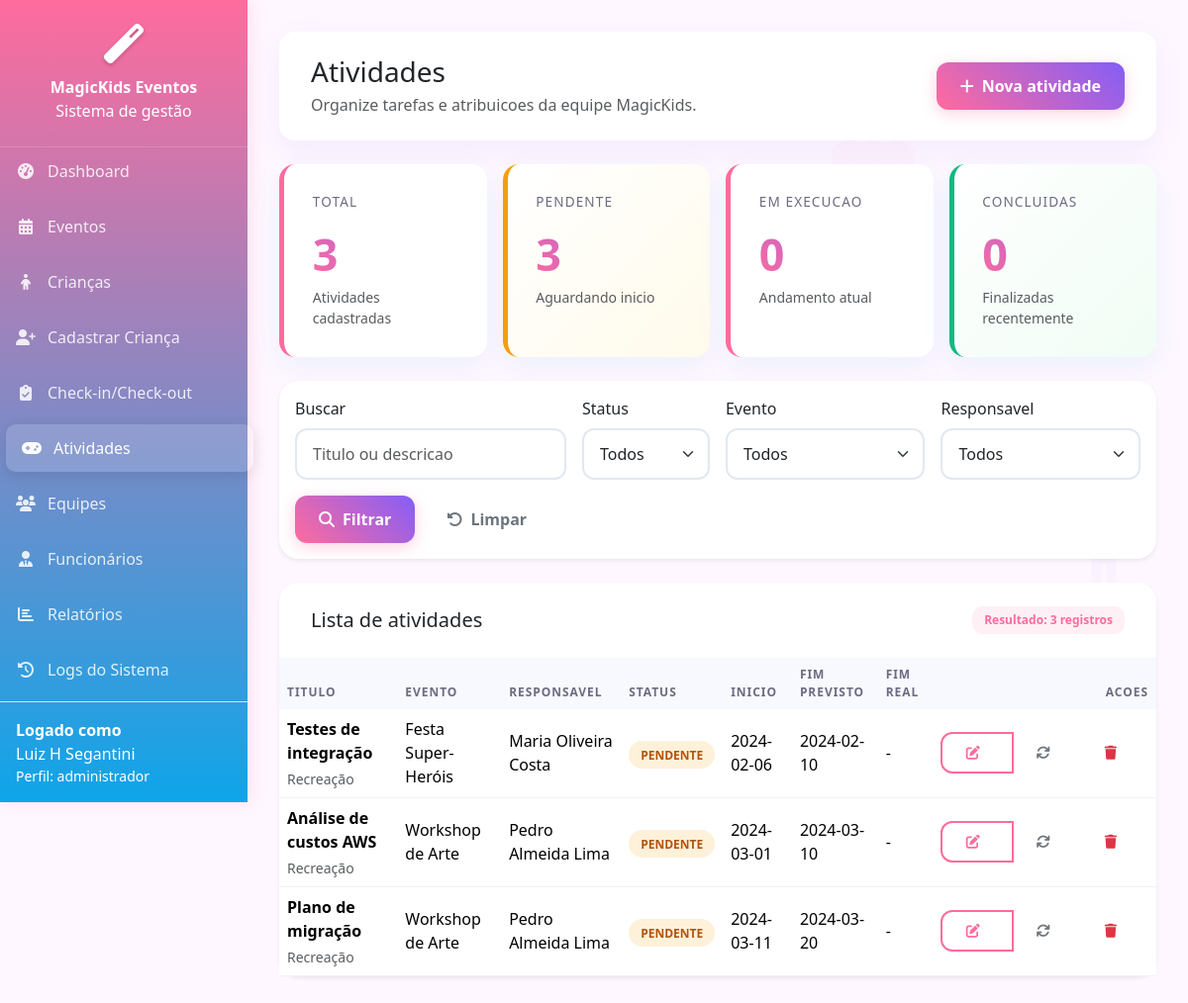
The page /models/atividades.php (signed in) on the database as committed earlier.
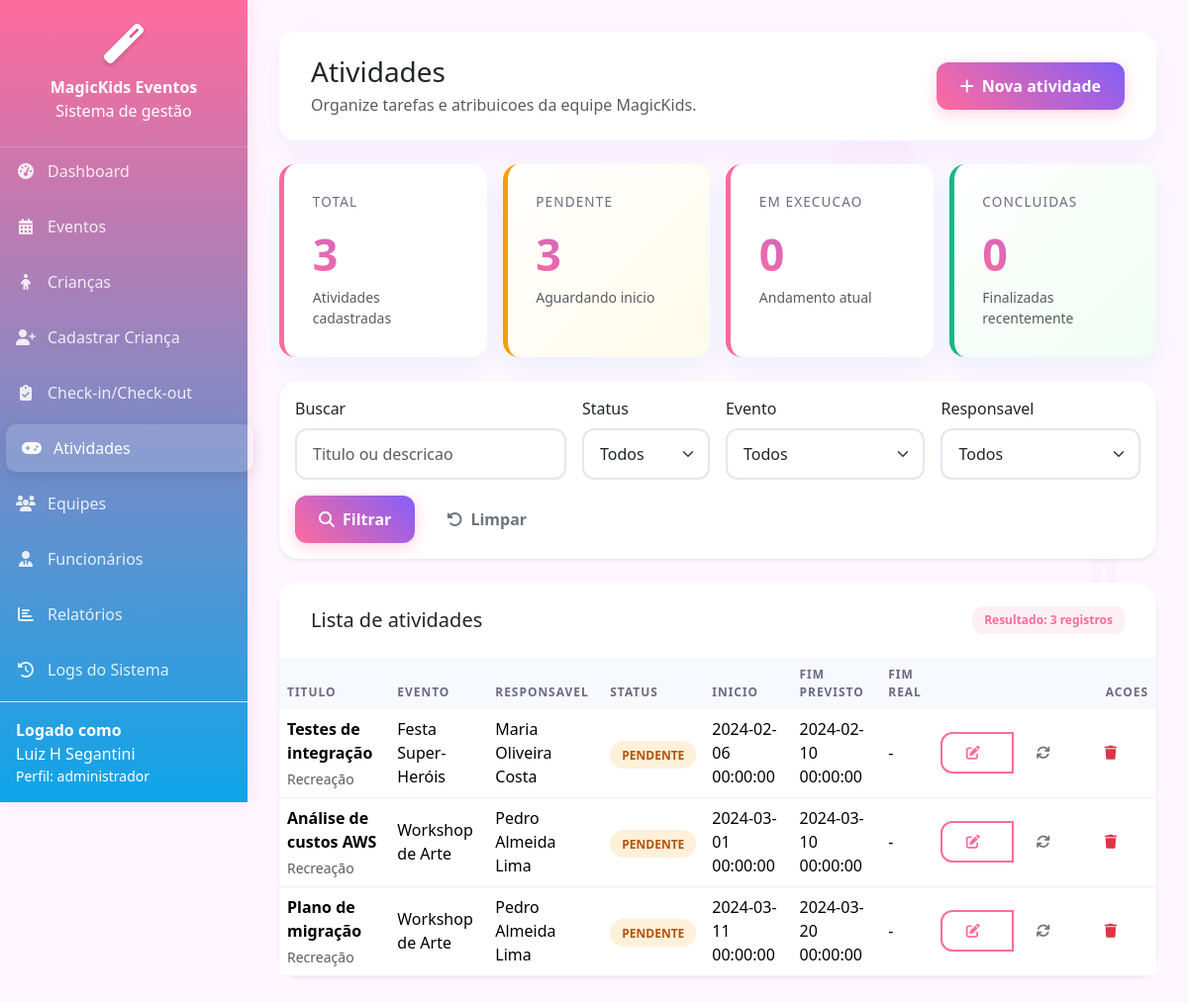
The same page on the database as committed later.
### tables this page shows
CREATE TABLE IF NOT EXISTS `usuarios` (
  `id` int(11) NOT NULL AUTO_INCREMENT,
  `nome_completo` varchar(255) NOT NULL,
  `cpf` varchar(14) NOT NULL,
  `email` varchar(255) NOT NULL,
  `cargo` varchar(100) DEFAULT NULL,
  `login` varchar(50) NOT NULL,
  `senha` varchar(255) NOT NULL,
  `perfil` enum('administrador','coordenador','animador','monitor','auxiliar') NOT NULL,
  `data_criacao` timestamp NOT NULL DEFAULT current_timestamp(),
  `data_atualizacao` timestamp NOT NULL DEFAULT current_timestamp() ON UPDATE current_timestamp(),
  PRIMARY KEY (`id`),
  UNIQUE KEY `cpf` (`cpf`),
  UNIQUE KEY `email` (`email`),
  UNIQUE KEY `login` (`login`)
);

CREATE TABLE IF NOT EXISTS `tarefas` (
  `id` int(11) NOT NULL AUTO_INCREMENT,
  `titulo` varchar(255) NOT NULL,
  `tipo_atividade` enum('Recreação','Alimentação','Oficina','Show','Brincadeira','Cuidados','Limpeza','Setup','Outro') DEFAULT 'Recreação',
  `descricao` text DEFAULT NULL,
  `material_necessario` text DEFAULT NULL,
  `publico_alvo` varchar(100) DEFAULT NULL,
  `evento_id` int(11) NOT NULL,
  `responsavel_id` int(11) DEFAULT NULL,
  `status` enum('pendente','em_execucao','concluida') DEFAULT 'pendente',
  `data_inicio` date DEFAULT NULL,
  `data_fim_prevista` date DEFAULT NULL,
  `data_fim_real` date DEFAULT NULL,
  `data_criacao` timestamp NOT NULL DEFAULT current_timestamp(),
  `data_atualizacao` timestamp NOT NULL DEFAULT current_timestamp() ON UPDATE current_timestamp(),
  PRIMARY KEY (`id`),
  KEY `projeto_id` (`evento_id`),
  KEY `responsavel_id` (`responsavel_id`),
  CONSTRAINT `tarefas_ibfk_1` FOREIGN KEY (`evento_id`) REFERENCES `eventos` (`id`) ON DELETE CASCADE,
  CONSTRAINT `tarefas_ibfk_2` FOREIGN KEY (`responsavel_id`) REFERENCES `usuarios` (`id`)
);

CREATE TABLE IF NOT EXISTS `eventos` (
  `id` int(11) NOT NULL AUTO_INCREMENT,
  `nome` varchar(255) NOT NULL,
  `tipo_evento` enum('Festa Infantil','Aniversário','Workshop','Acampamento','Gincana','Show Infantil','Outro') DEFAULT 'Festa Infantil',
  `faixa_etaria_min` int(3) DEFAULT 3,
  `faixa_etaria_max` int(3) DEFAULT 12,
  `capacidade_maxima` int(4) DEFAULT 50,
  `local_evento` text DEFAULT NULL,
  `duracao_horas` decimal(3,1) DEFAULT 4.0,
  `descricao` text DEFAULT NULL,
  `data_inicio` date DEFAULT NULL,
  `data_fim_evento` date DEFAULT NULL,
  `status` enum('planejado','em_andamento','concluido','cancelado') DEFAULT 'planejado',
  `coordenador_id` int(11) DEFAULT NULL,
  `data_criacao` timestamp NOT NULL DEFAULT current_timestamp(),
  `data_atualizacao` timestamp NOT NULL DEFAULT current_timestamp() ON UPDATE current_timestamp(),
  PRIMARY KEY (`id`),
  KEY `gerente_id` (`coordenador_id`),
  CONSTRAINT `eventos_ibfk_1` FOREIGN KEY (`coordenador_id`) REFERENCES `usuarios` (`id`)
);

### includes/auth.php (called while the page is built, shortened)
<?php
require_once __DIR__ . '/../config/database.php';
function validateSession() {
    if (isset($_SESSION['last_activity'])) {
        $inactive = time() - $_SESSION['last_activity'];
    }
    return true;
}
function hasPermission($permission) {
    $user_profile = $_SESSION['user_profile'];
    switch ($permission) {
        case 'admin':
        case 'administrador':
            return $user_profile === 'administrador';
        case 'coordenador':
            return in_array($user_profile, ['administrador', 'coordenador']);
    }
}
function getCurrentUser() {
    try {
        $database = new Database();
        $db = $database->getConnection();
        $query = "SELECT * FROM usuarios WHERE id = :id";
        $stmt = $db->prepare($query);
        $stmt->bindParam(':id', $_SESSION['user_id']);
        $stmt->execute();
        $user = $stmt->fetch();
        if ($user && isset($user['nome_completo'])) {
            $user['nome'] = $user['nome_completo'];
        }
        return $user;
    } catch (Exception $e) {
        error_log("Erro ao obter usuário atual: " . $e->getMessage());
        return null;
    }
}
?>

### controllers/AtividadesController.php (called while the page is built, shortened)
<?php
require_once '../config/database.php';
class AtividadesController
{
    private $conn;
    public function __construct($connection = null)
    {
        if ($connection instanceof PDO) {
            $this->conn = $connection;
        } else {
            $database = new Database();
            $this->conn = $database->getConnection();
        }
    }
    public function index(string $search = '', string $status = '', string $eventoId = '', string $responsavelId = '', int $page = 1, int $limit = 12): array
    {
        $offset = max(0, ($page - 1) * $limit);
        $params = [];
        $whereClause = '';
        $query = "SELECT
                    t.id,
                    t.titulo,
                    t.tipo_atividade,
                    t.descricao,
                    t.material_necessario,
                    t.publico_alvo,
                    t.evento_id,
                    t.responsavel_id,
                    t.status,
                    t.data_inicio,
                    t.data_fim_prevista,
                    t.data_fim_real,
                    t.data_criacao,
                    t.data_atualizacao,
                    e.nome AS evento_nome,
                    u.nome_completo AS responsavel_nome
                  FROM tarefas t
                  LEFT JOIN eventos e ON t.evento_id = e.id
                  LEFT JOIN usuarios u ON t.responsavel_id = u.id
                  $whereClause
                  ORDER BY t.data_criacao DESC
                  LIMIT :limit OFFSET :offset";
        $stmt = $this->conn->prepare($query);
        $stmt->bindValue(':limit', $limit, PDO::PARAM_INT);
        $stmt->bindValue(':offset', $offset, PDO::PARAM_INT);
        $stmt->execute();
        $atividades = $stmt->fetchAll();
        $countQuery = "SELECT COUNT(*) FROM tarefas t $whereClause";
        $countStmt = $this->conn->prepare($countQuery);
        $countStmt->execute();
        $total = (int) $countStmt->fetchColumn();
        return [
            'atividades' => $atividades ?: [],
            'total' => $total,
            'pages' => $limit > 0 ? (int) ceil($total / $limit) : 1,
            'current_page' => $page,
        ];
    }
}

### config/database.php (called while the page is built, shortened)
<?php
class Database {
    private $host = "localhost";
    private $dbname = "sistema_projetos";
    private $username = "root";
    private $password = "";
    public function getConnection() {
        $this->connection = null;
        try {
            $this->connection = new PDO(
                "mysql:host=" . $this->host . ";dbname=" . $this->dbname,
                $this->username,
                $this->password
            );
            $this->connection->setAttribute(PDO::ATTR_ERRMODE, PDO::ERRMODE_EXCEPTION);
            $this->connection->setAttribute(PDO::ATTR_DEFAULT_FETCH_MODE, PDO::FETCH_ASSOC);
            $this->connection->exec("set names utf8");
        } catch(PDOException $exception) {
            echo "Erro de conexão: " . $exception->getMessage();
            die();
        }
        return $this->connection;
    }
}
?>

### models/atividades.php (the view, shortened to what the rows shown need)
<?php
require_once '../includes/auth.php';
require_once '../controllers/AtividadesController.php';
$controller = new AtividadesController();
$currentUser = getCurrentUser();
$canManageAtividades = hasPermission('coordenador') || hasPermission('administrador');
$search = trim($_GET['search'] ?? '');
$statusFilter = $_GET['status'] ?? '';
$eventoFilter = $_GET['evento'] ?? '';
$responsavelFilter = $_GET['responsavel'] ?? '';
$page = (int) ($_GET['page'] ?? 1);
$page = $page > 0 ? $page : 1;
$listData = $controller->index($search, $statusFilter, $eventoFilter, $responsavelFilter, $page, 12);
$atividades = $listData['atividades'];
$currentUserName = $currentUser['nome_completo'] ?? ($currentUser['nome'] ?? '');
$currentUserPerfil = $currentUser['perfil'] ?? '';
?>
<!DOCTYPE html>
<html lang="pt-BR">
<head>
    <link href="https://cdnjs.cloudflare.com/ajax/libs/bootstrap/5.3.2/css/bootstrap.min.css" rel="stylesheet">
    <link href="https://cdnjs.cloudflare.com/ajax/libs/font-awesome/6.4.0/css/all.min.css" rel="stylesheet">
    <link rel="stylesheet" href="../assets/css/atividades.css">
</head>
<body>
    <nav class="sidebar">
        <div class="p-3 border-top border-white-25 text-white-75">
            <div class="fw-semibold">Logado como</div>
            <div><?php echo htmlspecialchars($currentUserName, ENT_QUOTES, 'UTF-8'); ?></div>
            <div class="small">Perfil: <?php echo htmlspecialchars($currentUserPerfil, ENT_QUOTES, 'UTF-8'); ?></div>
        </div>
    </nav>
    <main class="main-content">
        <div class="header-bar">
            <div>
                <h1 class="h3 mb-1">Atividades</h1>
            </div>
        </div>
        <div class="card border-0 shadow-sm">
            <div class="table-responsive">
                <table class="table table-hover align-middle mb-0">
                    <thead>
                        <tr>
                            <th>Titulo</th>
                            <th>Evento</th>
                            <th>Responsavel</th>
                            <th>Status</th>
                            <th>Inicio</th>
                            <th>Fim previsto</th>
                            <th>Fim real</th>
                            <?php if ($canManageAtividades): ?>
                            <th class="text-end">Acoes</th>
                            <?php endif; ?>
                        </tr>
                    </thead>
                    <tbody>
                        <?php if (empty($atividades)): ?>
                        <tr>
                            <td colspan="<?php echo $canManageAtividades ? '8' : '7'; ?>" class="text-center text-muted py-5">
                                Nenhuma atividade encontrada.
                            </td>
                        </tr>
                        <?php else: ?>
                        <?php foreach ($atividades as $atividade): ?>
                        <tr>
                            <td>
                                <div class="fw-semibold mb-1"><?php echo htmlspecialchars($atividade['titulo'], ENT_QUOTES, 'UTF-8'); ?></div>
                                <div class="text-muted small">
                                    <?php echo htmlspecialchars($atividade['tipo_atividade'] ?? 'Sem tipo', ENT_QUOTES, 'UTF-8'); ?>
                                </div>
                            </td>
                            <td><?php echo htmlspecialchars($atividade['evento_nome'] ?? 'Nao informado', ENT_QUOTES, 'UTF-8'); ?></td>
                            <td><?php echo htmlspecialchars($atividade['responsavel_nome'] ?? 'Nao atribuido', ENT_QUOTES, 'UTF-8'); ?></td>
                            <td>
                                <span class="badge-status <?php echo htmlspecialchars($atividade['status'], ENT_QUOTES, 'UTF-8'); ?>">
                                    <?php echo htmlspecialchars(str_replace('_', ' ', ucfirst($atividade['status'])), ENT_QUOTES, 'UTF-8'); ?>
                                </span>
                            </td>
                            <td><?php echo htmlspecialchars($atividade['data_inicio'] ?: '-', ENT_QUOTES, 'UTF-8'); ?></td>
                            <td><?php echo htmlspecialchars($atividade['data_fim_prevista'] ?: '-', ENT_QUOTES, 'UTF-8'); ?></td>
                            <td><?php echo htmlspecialchars($atividade['data_fim_real'] ?: '-', ENT_QUOTES, 'UTF-8'); ?></td>
                            <?php if ($canManageAtividades): ?>
                            <td class="text-end">
                                <div class="btn-group btn-group-sm" role="group">
                                    <button type="button" class="btn btn-outline-primary" data-bs-toggle="modal" data-bs-target="#editAtividadeModal"
                                        data-id="<?php echo (int) $atividade['id']; ?>"
                                        data-titulo="<?php echo htmlspecialchars($atividade['titulo'], ENT_QUOTES, 'UTF-8'); ?>"
                                        data-tipo="<?php echo htmlspecialchars($atividade['tipo_atividade'], ENT_QUOTES, 'UTF-8'); ?>"
                                        data-descricao="<?php echo htmlspecialchars($atividade['descricao'] ?? '', ENT_QUOTES, 'UTF-8'); ?>"
                                        data-material="<?php echo htmlspecialchars($atividade['material_necessario'] ?? '', ENT_QUOTES, 'UTF-8'); ?>"
                                        data-publico="<?php echo htmlspecialchars($atividade['publico_alvo'] ?? '', ENT_QUOTES, 'UTF-8'); ?>"
                                        data-evento="<?php echo (int) $atividade['evento_id']; ?>"
                                        data-responsavel="<?php echo (int) ($atividade['responsavel_id'] ?? 0); ?>"
                                        data-status="<?php echo htmlspecialchars($atividade['status'], ENT_QUOTES, 'UTF-8'); ?>"
                                        data-inicio="<?php echo htmlspecialchars($atividade['data_inicio'] ?? '', ENT_QUOTES, 'UTF-8'); ?>"
                                        data-prevista="<?php echo htmlspecialchars($atividade['data_fim_prevista'] ?? '', ENT_QUOTES, 'UTF-8'); ?>"
                                        data-real="<?php echo htmlspecialchars($atividade['data_fim_real'] ?? '', ENT_QUOTES, 'UTF-8'); ?>"
                                    >
                                        <i class="fas fa-edit"></i>
                                    </button>
                                    <button type="button" class="btn btn-outline-secondary" data-bs-toggle="modal" data-bs-target="#statusAtividadeModal"
                                        data-id="<?php echo (int) $atividade['id']; ?>"
                                        data-status="<?php echo htmlspecialchars($atividade['status'], ENT_QUOTES, 'UTF-8'); ?>">
                                        <i class="fas fa-sync"></i>
                                    </button>
                                    <?php if (hasPermission('administrador')): ?>
                                    <button type="button" class="btn btn-outline-danger" data-bs-toggle="modal" data-bs-target="#deleteAtividadeModal"
                                        data-id="<?php echo (int) $atividade['id']; ?>"
                                        data-nome="<?php echo htmlspecialchars($atividade['titulo'], ENT_QUOTES, 'UTF-8'); ?>">
                                        <i class="fas fa-trash"></i>
                                    </button>
                                    <?php endif; ?>
                                </div>
                            </td>
                            <?php endif; ?>
                        </tr>
                        <?php endforeach; ?>
                        <?php endif; ?>
                    </tbody>
                </table>
            </div>
        </div>
    </main>
</body>
</html>

Rows that differ between the two databases and show on the page:
changed tarefas "Testes de integração": data_inicio "2024-02-06" → "2024-02-06 00:00:00"; data_fim_prevista "2024-02-10" → "2024-02-10 00:00:00"
changed tarefas "Análise de custos AWS": data_inicio "2024-03-01" → "2024-03-01 00:00:00"; data_fim_prevista "2024-03-10" → "2024-03-10 00:00:00"
changed tarefas "Plano de migração": data_inicio "2024-03-11" → "2024-03-11 00:00:00"; data_fim_prevista "2024-03-20" → "2024-03-20 00:00:00"
